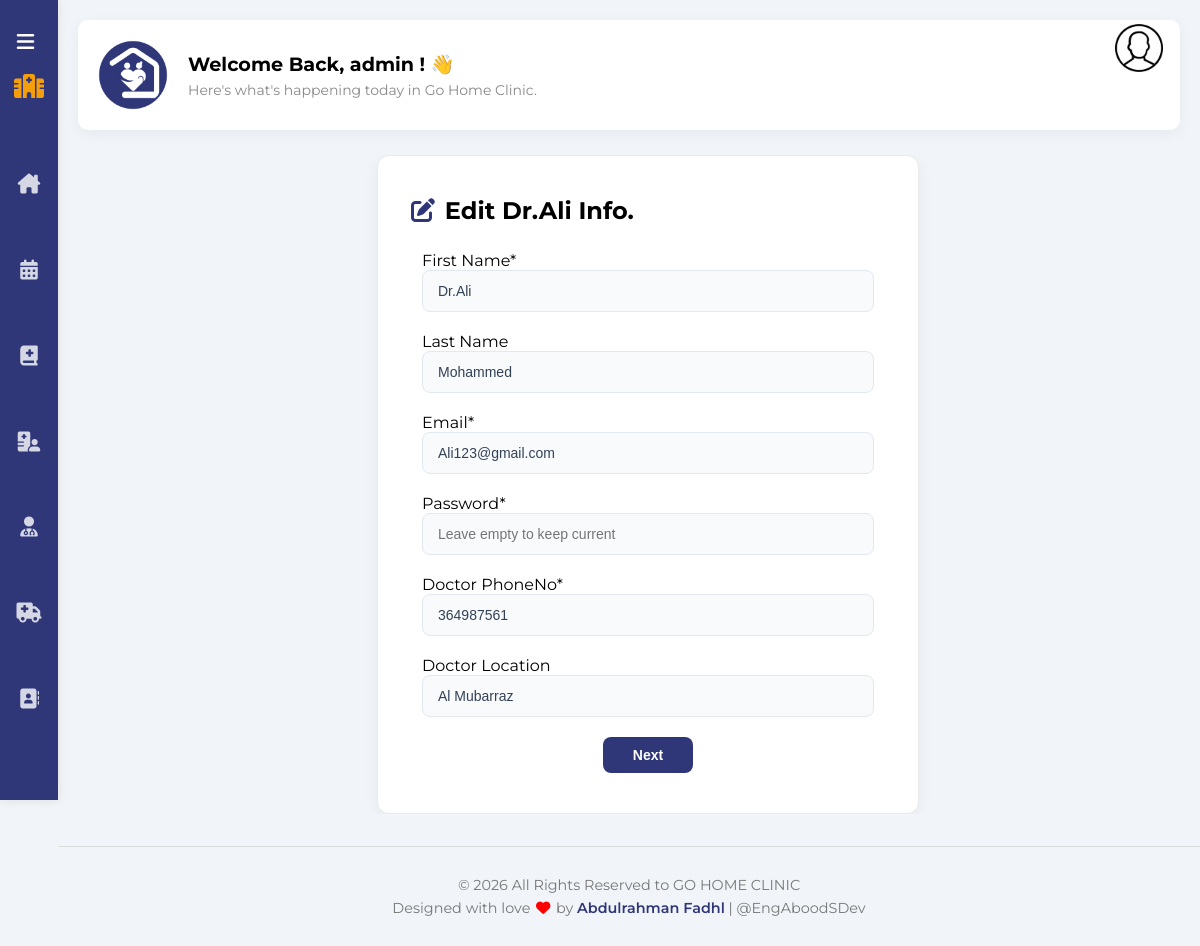
Page /Admin/EditDoc.php?d_id=1 (signed in) on the committed database.
### tables this page shows
CREATE TABLE `doctor` (
  `dr_id` int(10) NOT NULL,
  `f_name` char(100) DEFAULT NULL,
  `l_name` char(100) DEFAULT NULL,
  `dr_email` varchar(100) NOT NULL,
  `dr_password` varchar(100) NOT NULL,
  `IsAvailable` tinyint(1) NOT NULL DEFAULT 1,
  `job` varchar(100) DEFAULT NULL,
  `job_details` text DEFAULT NULL,
  `dr_location` varchar(100) NOT NULL,
  `dr_phoneNo` bigint(10) NOT NULL,
  `v_id` int(10) DEFAULT NULL,
  `a_id` int(10) DEFAULT NULL
);

### Admin/adminWebs.php (called while the page is built, shortened)
<?php
function currentAdminFname()
{
    return $_COOKIE['admin_fname'];
}
?>

### Admin/Admin.php (called while the page is built, shortened)
<?php
function getDoctorInfo($doctor_id)
{
    $db = connectDB();
    $result = mysqli_query($db, "SELECT * FROM `doctor` where dr_id=$doctor_id");
    return mysqli_fetch_assoc($result);
}
?>

### Admin/EditDoc.php (the view, shortened to what this page needs)
<?php
require_once 'adminWebs.php';
require_once 'Admin.php';
if (isset($_GET['d_id'])) {
    $Doctor = getDoctorInfo($_GET['d_id']);
}
?>
<!DOCTYPE html>
<html lang="en">
<head>
    <link rel="stylesheet" href="../css/all.min.css" />
    <link rel="stylesheet" href="../css/framework.css">
    <link rel="stylesheet" href="../css/master.css">
</head>
<body>
    <div class="page d-flex">
        <div class="sidebar bg-white p-10 pt-20 pb-20  p-relative">
            <div class="toggle-btn" onclick="document.querySelector('.sidebar').classList.toggle('toggled')"
                style="cursor: pointer; text-align: right; color: white; margin-bottom: 20px; font-size: 20px;">
                <i class="fa-solid fa-bars"></i>
            </div>
            <div class="sidebar-title p-relative txt-c mt-0">
                <i class="fa-solid fa-hospital"></i>
            </div>
            <ul>
                <li>
                    <a class=" d-flex align-center fs-14 c-black rad-6 p-10" href="Dashboard.php">
                        <i class="fa-solid fa-house-chimney fa-fw"></i>
                    </a>
                </li>
                <li>
                    <a class=" d-flex align-center fs-14 c-black rad-6 p-10" href="adminAbo.php">
                        <i class="fa-solid fa-calendar-days fa-fw"></i>
                    </a>
                </li>
                <li>
                    <a class="d-flex align-center fs-14 c-black rad-6 p-10" href="adminMed.php">
                        <i class="fa-solid fa-book-medical"></i>
                    </a>
                </li>
                <li>
                    <a class="d-flex align-center fs-14 c-black rad-6 p-10" href="adminPat.php">
                        <i class="fa-solid fa-hospital-user fa-fw"></i>
                    </a>
                </li>
                <li>
                    <a class=" d-flex align-center fs-14 c-black rad-6 p-10" href="adminDoc.php">
                        <i class="fa-solid fa-user-doctor fa-fw"></i>
                    </a>
                </li>
                <li>
                    <a class="d-flex align-center fs-14 c-black rad-6 p-10" href="adminVeh.php">
                        <i class="fa-solid fa-truck-medical"></i>
                    </a>
                </li>
                <li>
                    <a class=" d-flex align-center fs-14 c-black rad-6 p-10" href="adminContact.php">
                        <i class="fa-solid fa-address-book fa-fw"></i>
                    </a>
                </li>
            </ul>
        </div>
        <div class="content w-full">
            <div class="head p-15 bg-white between-flex"
                style="height: auto; border-radius: 10px;justify-content: flex-start; margin: 20px; box-shadow: 0 4px 15px rgba(0,0,0,0.05); align-items: center; flex-wrap: wrap; gap: 15px;">
                <img src="../imgs/logo-without-background.png" style="width: 80px; margin: 0px;" class="imgback m-0"
                    alt="">
                <div class="welcome-text">
                    <h3 class="m-0 c-black" style="font-size: 1.2rem;">Welcome Back,
                        <?php echo currentAdminFname(); ?> !
                        <span class="wave" style="display: inline-block;">👋</span>
                    </h3>
                    <p class="m-0 mt-5 c-grey fs-14">Here's what's happening today in Go Home Clinic.</p>
                </div>
                <div class="action d-flex align-center">
                    <div class="profile" onclick="menuToggle();" style="cursor: pointer; margin: 1.2rem;">
                        <img src=" ../imgs/user.png" alt="">
                    </div>
                </div>
            </div>
            <div class="content w-full form-cont">
                <div class="wrapper d-grid gap-20">
                    <div class="quick-draft p-20 bg-white rad-10">
                        <h2 class="mt-0 mt-10"><i class="fa fa-edit c-blue"></i> Edit <?php echo $Doctor["f_name"]; ?>
                            Info.</h2>
                        <form action="" class="doc_form" method="post">
                            <fieldset>
                                <label for=""> First Name*</label>
                                <input class="d-block mb-20 w-full p-10 b-none bg-eee rad-6" name="f_name" type="text"
                                    value="<?php echo $Doctor["f_name"]; ?>">
                                <label for="">Last Name</label>
                                <input class="d-block mb-20 w-full p-10 b-none bg-eee rad-6" name="l_name" type="text"
                                    value="<?php echo $Doctor["l_name"]; ?>">
                                <label for="">Email*</label>
                                <input class="d-block mb-20 w-full p-10 b-none bg-eee rad-6" name="dr_email" required
                                    type="email" value="<?php echo $Doctor["dr_email"]; ?>">
                                <label for="">Password*</label>
                                <input class="d-block mb-20 w-full p-10 b-none bg-eee rad-6" name="dr_password"
                                    type="password" placeholder="Leave empty to keep current">
                                <label for="">Doctor PhoneNo*</label>
                                <input class="d-block mb-20 w-full p-10 b-none bg-eee rad-6" name="dr_phoneNo" required
                                    type="number" value="<?php echo $Doctor["dr_phoneNo"]; ?>">
                                <label for="">Doctor Location</label>
                                <input class="d-block mb-20 w-full p-10 b-none bg-eee rad-6" name="dr_location" required
                                    type="text" value="<?php echo $Doctor["dr_location"]; ?>">
                                <div class="form-group">
                                    <input style="cursor: pointer; width: 20%; height: 35px;"
                                        class="save d-block fs-14 bg-blue c-white b-none w-fit btn-shape next_button"
                                        type="button" value="Next">
                                </div>
                            </fieldset>
                        </form>
                    </div>
                </div>
            </div>
            <div class="admin-copyright">
                <p>© 2026 All Rights Reserved to GO HOME CLINIC</p>
                <p class="developer">Designed with love <i style="color: red;" class="fa fa-heart"></i>
                    by
                    <a href="mailto:abdulrahmanfadhl@gmail.com">Abdulrahman Fadhl</a>
                    | @EngAboodSDev
                </p>
            </div>
        </div>
    </div>
</body>
</html>

### css/framework.css (style rules this page uses)
:root { --blue-color: #303779; --blue-alt-color: #0d69d5; --orange-color: #f59e0b; --green-color: #22c55e; --red-color: #f44336; --grey-color: #888; }
.d-flex { display: flex; }
.align-center { align-items: center; }
.d-grid { display: grid; }
.gap-20 { gap: 20px; }
.d-block { display: block; }
.p-10 { padding: 10px; }
.p-15 { padding: 15px; }
.p-20 { padding: 20px; }
.pt-20 { padding-top: 20px; }
.pb-20 { padding-bottom: 20px; }
.m-0 { margin: 0; }
.mt-0 { margin-top: 0; }
.mt-5 { margin-top: 5px; }
.mt-10 { margin-top: 10px; }
.mb-20 { margin-bottom: 20px; }
.bg-white { background-color: white; }
.bg-eee { background-color: #eee; }
.bg-blue { background-color:var(--blue-color); }
.c-black { color: black; }
.c-white { color: white; }
.c-grey { color: var(--grey-color); }
.c-blue { color: var(--blue-color); }
.p-relative { position: relative; }
.txt-c { text-align: center; }
.fs-14 { font-size: 14px; }
.b-none { border: none; }
.rad-6 { border-radius: 6px; }
.rad-10 { border-radius: 10px; }
.w-full { width: 100%; }
.w-fit { width: fit-content; }
.between-flex { display: flex; align-items: center; justify-content: space-between; }
.btn-shape { padding: 4px 10px; border-radius: 6px; }

### Admin/EditDoc.php (style rules this page uses)
fieldset { border: none; }
.form-group { display: flex; justify-content: space-around; }

### rows in the picture
doctor: f_name "Dr.Ali", l_name "Mohammed", dr_email "Ali123@gmail.com", dr_phoneNo "364987561", dr_location "Al Mubarraz"

### other values in the picture
currentAdminFname() "admin"
